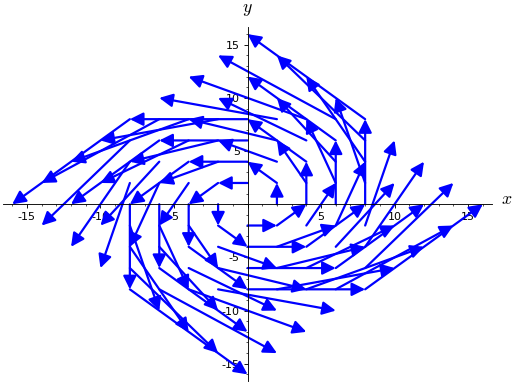

The script that drew this image:
E = EuclideanSpace(2)
X = E.default_chart(); x, y = X[:]
v = E.vector_field(-y, x, name='v')
g = v.plot()
sphinx_plot(g)
